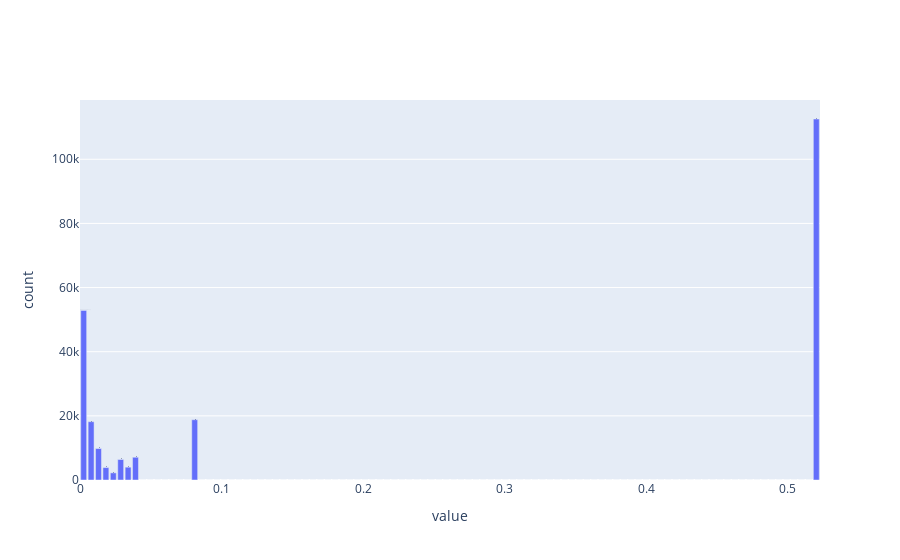

The code cell stored with this chart in its notebook:
### Markdown cell above
###TLDLegitimateProb

### Code cell
df1[['TLDLegitimateProb']].hist(bins=100)
